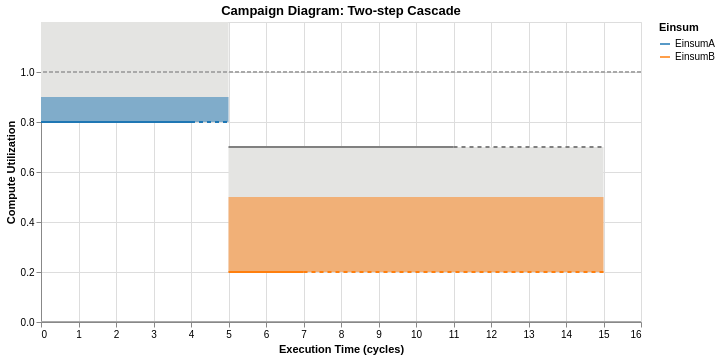
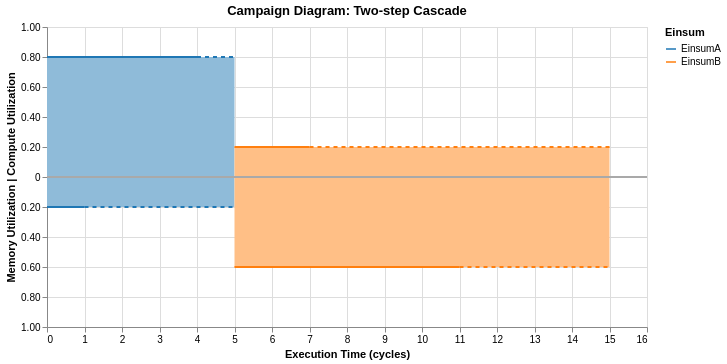

The notebook cell these images were saved under, in order:
### Code cell
campaign_diagram = CampaignDiagram(original_cascade)
CampaignDiagram(original_cascade).draw().interactive().show()
CampaignDiagram(original_cascade).draw(dual_mode=True).interactive()

### Figure 1 — Vega-Lite specification as saved in the notebook (floating-point values rounded to 4 significant figures)
{"config": {"view": {"continuousWidth": 300, "continuousHeight": 300}}, "layer": [{"layer": [{"layer": [{"layer": [{"mark": {"type": "rect", "color": "#E4E4E2"}, "encoding": {"tooltip": [{"field": "Einsum", "type": "nominal"}, {"field": "runtime", "type": "quantitative"}, {"field": "og_runtime", "type": "quantitative"}, {"field": "Memory_Utilization", "type": "quantitative"}, {"field": "Compute_Utilization", "type": "quantitative"}, {"field": "Compute_Utilization_plot", "type": "quantitative"}, {"field": "fusion_group", "type": "nominal"}, {"field": "memory_well", "type": "quantitative"}, {"field": "full_End_Time", "type": "quantitative"}, {"field": "throttled_duration", "type": "quantitative"}, {"field": "mem_throttled_duration", "type": "quantitative"}, {"field": "comp_throttled_duration", "type": "quantitative"}, {"field": "comp_perc", "type": "quantitative"}, {"field": "bw_perc", "type": "quantitative"}, {"field": "compute_type", "type": "nominal"}, {"field": "memory_type", "type": "nominal"}], "x": {"field": "Time_Stamp", "type": "quantitative"}, "x2": {"field": "full_End_Time"}, "y": {"field": "compute_limit_bot", "type": "quantitative"}, "y2": {"field": "compute_limit_top"}}, "name": "view_638f93e9a9114462_0", "transform": [{"calculate": "datum.Compute_Utilization_plot + 0.5 * datum.memory_well", "as": "compute_limit_top"}, {"calculate": "datum.Compute_Utilization_plot", "as": "compute_limit_bot"}, {"calculate": "datum.Compute_Utilization_plot", "as": "y1"}, {"calculate": "datum.Compute_Utilization_plot + datum.Memory_Utilization * 0.5", "as": "y2"}]}, {"mark": {"type": "rule", "color": "gray", "size": 2, "strokeDash": [0, 0]}, "encoding": {"tooltip": [{"field": "Einsum", "type": "nominal"}, {"field": "runtime", "type": "quantitative"}, {"field": "og_runtime", "type": "quantitative"}, {"field": "Memory_Utilization", "type": "quantitative"}, {"field": "Compute_Utilization", "type": "quantitative"}, {"field": "Compute_Utilization_plot", "type": "quantitative"}, {"field": "fusion_group", "type": "nominal"}, {"field": "memory_well", "type": "quantitative"}, {"field": "full_End_Time", "type": "quantitative"}, {"field": "throttled_duration", "type": "quantitative"}, {"field": "mem_throttled_duration", "type": "quantitative"}, {"field": "comp_throttled_duration", "type": "quantitative"}, {"field": "comp_perc", "type": "quantitative"}, {"field": "bw_perc", "type": "quantitative"}, {"field": "compute_type", "type": "nominal"}, {"field": "memory_type", "type": "nominal"}], "x": {"field": "Time_Stamp", "type": "quantitative"}, "x2": {"field": "mb_End_Time"}, "y": {"field": "compute_limit_top", "type": "quantitative"}}, "transform": [{"calculate": "datum.Compute_Utilization_plot + 0.5 * datum.memory_well", "as": "compute_limit_top"}, {"calculate": "datum.Compute_Utilization_plot", "as": "compute_limit_bot"}, {"calculate": "datum.Compute_Utilization_plot", "as": "y1"}, {"calculate": "datum.Compute_Utilization_plot + datum.Memory_Utilization * 0.5", "as": "y2"}]}]}, {"mark": {"type": "rect", "opacity": 0.5}, "encoding": {"color": {"field": "Einsum", "legend": null, "scale": {"domain": ["EinsumA", "EinsumB"], "range": ["#1f77b4", "#ff7f0e"]}, "sort": ["EinsumA", "EinsumB"], "type": "nominal"}, "tooltip": [{"field": "Einsum", "type": "nominal"}, {"field": "runtime", "type": "quantitative"}, {"field": "og_runtime", "type": "quantitative"}, {"field": "Memory_Utilization", "type": "quantitative"}, {"field": "Compute_Utilization", "type": "quantitative"}, {"field": "Compute_Utilization_plot", "type": "quantitative"}, {"field": "fusion_group", "type": "nominal"}, {"field": "memory_well", "type": "quantitative"}, {"field": "full_End_Time", "type": "quantitative"}, {"field": "throttled_duration", "type": "quantitative"}, {"field": "mem_throttled_duration", "type": "quantitative"}, {"field": "comp_throttled_duration", "type": "quantitative"}, {"field": "comp_perc", "type": "quantitative"}, {"field": "bw_perc", "type": "quantitative"}, {"field": "compute_type", "type": "nominal"}, {"field": "memory_type", "type": "nominal"}], "x": {"field": "Time_Stamp", "type": "quantitative"}, "x2": {"field": "full_End_Time"}, "y": {"field": "y1", "type": "quantitative"}, "y2": {"field": "y2"}}, "transform": [{"calculate": "datum.Compute_Utilization_plot + 0.5 * datum.memory_well", "as": "compute_limit_top"}, {"calculate": "datum.Compute_Utilization_plot", "as": "compute_limit_bot"}, {"calculate": "datum.Compute_Utilization_plot", "as": "y1"}, {"calculate": "datum.Compute_Utilization_plot + datum.Memory_Utilization * 0.5", "as": "y2"}]}, {"mark": {"type": "line", "interpolate": "step-after", "size": 2}, "encoding": {"color": {"field": "Einsum", "legend": null, "scale": {"domain": ["EinsumA", "EinsumB"], "range": ["#1f77b4", "#ff7f0e"]}, "sort": ["EinsumA", "EinsumB"], "type": "nominal"}, "tooltip": [{"field": "Einsum", "type": "nominal"}, {"field": "runtime", "type": "quantitative"}, {"field": "og_runtime", "type": "quantitative"}, {"field": "Memory_Utilization", "type": "quantitative"}, {"field": "Compute_Utilization", "type": "quantitative"}, {"field": "Compute_Utilization_plot", "type": "quantitative"}, {"field": "fusion_group", "type": "nominal"}, {"field": "memory_well", "type": "quantitative"}, {"field": "full_End_Time", "type": "quantitative"}, {"field": "throttled_duration", "type": "quantitative"}, {"field": "mem_throttled_duration", "type": "quantitative"}, {"field": "comp_throttled_duration", "type": "quantitative"}, {"field": "comp_perc", "type": "quantitative"}, {"field": "bw_perc", "type": "quantitative"}, {"field": "compute_type", "type": "nominal"}, {"field": "memory_type", "type": "nominal"}], "x": {"field": "Time_Stamp", "type": "quantitative"}, "x2": {"field": "cb_End_Time"}, "y": {"axis": {"labelExpr": "format(datum.value, '.1f')", "title": "Compute Utilization", "values": [0, 0.2, 0.4, 0.6, 0.8, 1.0]}, "field": "Compute_Utilization_plot", "scale": {"domain": [0, 1.2]}, "title": "Compute Utilization", "type": "quantitative"}}, "transform": [{"calculate": "datum.Compute_Utilization_plot + 0.5 * datum.memory_well", "as": "compute_limit_top"}, {"calculate": "datum.Compute_Utilization_plot", "as": "compute_limit_bot"}, {"calculate": "datum.Compute_Utilization_plot", "as": "y1"}, {"calculate": "datum.Compute_Utilization_plot + datum.Memory_Utilization * 0.5", "as": "y2"}]}, {"mark": {"type": "rule", "color": "gray", "size": 2, "strokeDash": [4, 4]}, "encoding": {"tooltip": [{"field": "Einsum", "type": "nominal"}, {"field": "runtime", "type": "quantitative"}, {"field": "og_runtime", "type": "quantitative"}, {"field": "Memory_Utilization", "type": "quantitative"}, {"field": "Compute_Utilization", "type": "quantitative"}, {"field": "Compute_Utilization_plot", "type": "quantitative"}, {"field": "fusion_group", "type": "nominal"}, {"field": "memory_well", "type": "quantitative"}, {"field": "full_End_Time", "type": "quantitative"}, {"field": "throttled_duration", "type": "quantitative"}, {"field": "mem_throttled_duration", "type": "quantitative"}, {"field": "comp_throttled_duration", "type": "quantitative"}, {"field": "comp_perc", "type": "quantitative"}, {"field": "bw_perc", "type": "quantitative"}, {"field": "compute_type", "type": "nominal"}, {"field": "memory_type", "type": "nominal"}], "x": {"field": "mb_End_Time", "type": "quantitative"}, "x2": {"field": "full_End_Time"}, "y": {"field": "compute_limit_top", "type": "quantitative"}}, "transform": [{"calculate": "datum.Compute_Utilization_plot + 0.5 * datum.memory_well", "as": "compute_limit_top"}, {"calculate": "datum.Compute_Utilization_plot", "as": "compute_limit_bot"}, {"calculate": "datum.Compute_Utilization_plot", "as": "y1"}, {"calculate": "datum.Compute_Utilization_plot + datum.Memory_Utilization * 0.5", "as": "y2"}]}, {"data": {"name": "data-c6ef857aa2c102f4014a3d3fb5dae9a8"}, "mark": {"type": "rule", "size": 2, "strokeDash": [4, 4]}, "encoding": {"color": {"field": "Einsum", "legend": null, "scale": {"domain": ["EinsumA", "EinsumB"], "range": ["#1f77b4", "#ff7f0e"]}, "sort": ["EinsumA", "EinsumB"], "type": "nominal"}, "tooltip": [{"field": "Einsum", "type": "nominal"}, {"field": "x", "type": "quantitative"}, {"field": "x2", "type": "quantitative"}], "x": {"field": "x", "type": "quantitative"}, "x2": {"field": "x2"}, "y": {"field": "y", "type": "quantitative"}}}], "data": {"name": "data-04ab560a5d261787d17efd4d73b235bb"}, "encoding": {"x": {"field": "Time_Stamp", "title": "Execution Time (cycles)", "type": "quantitative"}}, "resolve": {"scale": {"color": "independent"}}}, {"data": {"name": "data-62270e77d641448c13ff0a9fcf3e6578"}, "mark": {"type": "rule", "color": "darkgray", "size": 2, "strokeDash": [4, 2]}, "encoding": {"y": {"field": "y", "type": "quantitative"}}}]}, {"data": {"name": "data-87e69d7a9d7ae5b02a22f807b2d20c57"}, "mark": {"type": "rule", "color": "darkgray", "size": 2, "strokeDash": [0, 0]}, "encoding": {"y": {"field": "y", "type": "quantitative"}}}, {"data": {"name": "data-23515ac15605876a2c84f5b603061a5d"}, "mark": {"type": "line", "opacity": 0}, "encoding": {"color": {"field": "Einsum", "legend": {"title": "Einsum"}, "scale": {"domain": ["EinsumA", "EinsumB"], "range": ["#1f77b4", "#ff7f0e"]}, "sort": ["EinsumA", "EinsumB"], "type": "nominal"}}}], "height": 300, "params": [{"name": "param_1e9efca18e7a2868", "select": {"type": "interval", "encodings": ["x", "y"]}, "bind": "scales", "views": ["view_638f93e9a9114462_0"]}], "title": "Campaign Diagram: Two-step Cascade", "width": 600, "$schema": "https://vega.github.io/schema/vega-lite/v6.4.1.json", "datasets": {"data-04ab560a5d261787d17efd4d73b235bb": [{"Einsum": "EinsumA", "fusion_group": null, "fusion_type": "NONE", "Starting_Time": 0.0, "Time_Stamp": 0.0, "End_Time": 4.0, "cb_End_Time": 4.0, "mb_End_Time": 1.0, "full_End_Time": 5.0, "runtime": 5, "og_runtime": 5, "Compute_Utilization": 0.8, "Compute_Utilization_plot": 0.8, "Memory_Utilization": 0.2, "Memory_Utilization_plot": 0.2, "memory_well": 1.0, "cutil_start": 0.0, "mutil_start": 0.0, "compute_color": "#332288", "bw_color": "#9990C3", "throttled": true, "throttled_duration": 1.0, "mem_throttled_duration": 4.0, "comp_throttled_duration": 1.0, "comp_perc": 1.0, "bw_perc": 1.0, "compute_type": "Compute Pool", "memory_type": "Memory Pool"}, {"Einsum": "EinsumB", "fusion_group": null, "fusion_type": "NONE", "Starting_Time": 5.0, "Time_Stamp": 5.0, "End_Time": 11.0, "cb_End_Time": 7.0, "mb_End_Time": 11.0, "full_End_Time": 15.0, "runtime": 10, "og_runtime": 10, "Compute_Utilization": 0.2, "Compute_Utilization_plot": 0.2, "Memory_Utilization": 0.6, "Memory_Utilization_plot": 0.6, "memory_well": 1.0, "cutil_start": 0.0, "mutil_start": 0.0, "compute_color": "#117733", "bw_color": "#88BB99", "throttled": true, "throttled_duration": 4.0, "mem_throttled_duration": 4.0, "comp_throttled_duration": 8.0, "comp_perc": 1.0, "bw_perc": 1.0, "compute_type": "Compute Pool", "memory_type": "Memory Pool"}], "data-c6ef857aa2c102f4014a3d3fb5dae9a8": [{"Einsum": "EinsumA", "x": 4.0, "x2": 5.0, "y": 0.8, "color": "#332288"}, {"Einsum": "EinsumB", "x": 7.0, "x2": 15.0, "y": 0.2, "color": "#117733"}], "data-62270e77d641448c13ff0a9fcf3e6578": [{"y": 1.0}], "data-87e69d7a9d7ae5b02a22f807b2d20c57": [{"y": 0.0}], "data-23515ac15605876a2c84f5b603061a5d": [{"Einsum": "EinsumA", "fusion_group": null, "fusion_type": "NONE", "Starting_Time": 0.0, "Time_Stamp": 0.0, "End_Time": 4.0, "cb_End_Time": 4.0, "mb_End_Time": 1.0, "full_End_Time": 5.0, "runtime": 5, "og_runtime": 5, "Compute_Utilization": 0.8, "Compute_Utilization_plot": 0.8, "Memory_Utilization": 0.2, "Memory_Utilization_plot": 0.2, "memory_well": 1.0, "cutil_start": 0.0, "mutil_start": 0.0, "compute_color": "#332288", "bw_color": "#9990C3", "throttled": true, "throttled_duration": 1.0, "mem_throttled_duration": 4.0, "comp_throttled_duration": 1.0, "comp_perc": 1.0, "bw_perc": 1.0, "compute_type": "Compute Pool", "memory_type": "Memory Pool"}]}}

### Figure 2 — Vega-Lite specification as saved in the notebook (floating-point values rounded to 4 significant figures)
{"config": {"view": {"continuousWidth": 300, "continuousHeight": 300}}, "layer": [{"layer": [{"data": {"name": "data-04ab560a5d261787d17efd4d73b235bb"}, "mark": {"type": "rect", "opacity": 1}, "encoding": {"color": {"field": "Einsum", "legend": null, "scale": {"domain": ["EinsumA", "EinsumB"], "range": ["#8FBBD9", "#FFBF86"]}, "sort": ["EinsumA", "EinsumB"], "type": "nominal"}, "tooltip": [{"field": "Einsum", "type": "nominal"}, {"field": "runtime", "type": "quantitative"}, {"field": "og_runtime", "type": "quantitative"}, {"field": "Memory_Utilization", "type": "quantitative"}, {"field": "Compute_Utilization", "type": "quantitative"}, {"field": "Compute_Utilization_plot", "type": "quantitative"}, {"field": "fusion_group", "type": "nominal"}, {"field": "memory_well", "type": "quantitative"}, {"field": "full_End_Time", "type": "quantitative"}, {"field": "throttled_duration", "type": "quantitative"}, {"field": "mem_throttled_duration", "type": "quantitative"}, {"field": "comp_throttled_duration", "type": "quantitative"}, {"field": "comp_perc", "type": "quantitative"}, {"field": "bw_perc", "type": "quantitative"}, {"field": "compute_type", "type": "nominal"}, {"field": "memory_type", "type": "nominal"}], "x": {"field": "Starting_Time", "type": "quantitative"}, "x2": {"field": "full_End_Time"}, "y": {"field": "cutil_start", "type": "quantitative"}, "y2": {"field": "Compute_Utilization_plot"}}, "name": "view_562251cf70706ba7_0", "transform": [{"calculate": "datum.Compute_Utilization_plot + 0.5 * datum.memory_well", "as": "compute_limit_top"}, {"calculate": "datum.Compute_Utilization_plot", "as": "compute_limit_bot"}, {"calculate": "datum.Compute_Utilization_plot", "as": "y1"}, {"calculate": "datum.Compute_Utilization_plot + datum.Memory_Utilization * 0.5", "as": "y2"}]}, {"data": {"name": "data-04ab560a5d261787d17efd4d73b235bb"}, "mark": {"type": "rect", "opacity": 1}, "encoding": {"color": {"field": "Einsum", "legend": null, "scale": {"domain": ["EinsumA", "EinsumB"], "range": ["#8FBBD9", "#FFBF86"]}, "sort": ["EinsumA", "EinsumB"], "type": "nominal"}, "tooltip": [{"field": "Einsum", "type": "nominal"}, {"field": "runtime", "type": "quantitative"}, {"field": "og_runtime", "type": "quantitative"}, {"field": "Memory_Utilization", "type": "quantitative"}, {"field": "Compute_Utilization", "type": "quantitative"}, {"field": "Compute_Utilization_plot", "type": "quantitative"}, {"field": "fusion_group", "type": "nominal"}, {"field": "memory_well", "type": "quantitative"}, {"field": "full_End_Time", "type": "quantitative"}, {"field": "throttled_duration", "type": "quantitative"}, {"field": "mem_throttled_duration", "type": "quantitative"}, {"field": "comp_throttled_duration", "type": "quantitative"}, {"field": "comp_perc", "type": "quantitative"}, {"field": "bw_perc", "type": "quantitative"}, {"field": "compute_type", "type": "nominal"}, {"field": "memory_type", "type": "nominal"}], "x": {"field": "Starting_Time", "type": "quantitative"}, "x2": {"field": "full_End_Time"}, "y": {"axis": {"labelExpr": "abs(datum.value) == 0 ? '0' : format(abs(datum.value), '.2f')"}, "field": "mutil_start", "scale": {"domain": [-1, 1]}, "title": "Memory Utilization | Compute Utilization", "type": "quantitative"}, "y2": {"field": "neg_mem_util"}}, "transform": [{"calculate": "datum.Compute_Utilization_plot + 0.5 * datum.memory_well", "as": "compute_limit_top"}, {"calculate": "datum.Compute_Utilization_plot", "as": "compute_limit_bot"}, {"calculate": "datum.Compute_Utilization_plot", "as": "y1"}, {"calculate": "datum.Compute_Utilization_plot + datum.Memory_Utilization * 0.5", "as": "y2"}, {"calculate": "-datum.mutil_start", "as": "mutil_start"}, {"calculate": "-datum.Memory_Utilization_plot", "as": "neg_mem_util"}]}, {"data": {"name": "data-04ab560a5d261787d17efd4d73b235bb"}, "mark": {"type": "line", "interpolate": "step-after", "size": 2}, "encoding": {"color": {"field": "Einsum", "legend": null, "scale": {"domain": ["EinsumA", "EinsumB"], "range": ["#1f77b4", "#ff7f0e"]}, "sort": ["EinsumA", "EinsumB"], "type": "nominal"}, "tooltip": [{"field": "Einsum", "type": "nominal"}, {"field": "runtime", "type": "quantitative"}, {"field": "og_runtime", "type": "quantitative"}, {"field": "Memory_Utilization", "type": "quantitative"}, {"field": "Compute_Utilization", "type": "quantitative"}, {"field": "Compute_Utilization_plot", "type": "quantitative"}, {"field": "fusion_group", "type": "nominal"}, {"field": "memory_well", "type": "quantitative"}, {"field": "full_End_Time", "type": "quantitative"}, {"field": "throttled_duration", "type": "quantitative"}, {"field": "mem_throttled_duration", "type": "quantitative"}, {"field": "comp_throttled_duration", "type": "quantitative"}, {"field": "comp_perc", "type": "quantitative"}, {"field": "bw_perc", "type": "quantitative"}, {"field": "compute_type", "type": "nominal"}, {"field": "memory_type", "type": "nominal"}], "x": {"field": "Starting_Time", "type": "quantitative"}, "x2": {"field": "cb_End_Time"}, "y": {"field": "Compute_Utilization_plot", "type": "quantitative"}}, "transform": [{"calculate": "datum.Compute_Utilization_plot + 0.5 * datum.memory_well", "as": "compute_limit_top"}, {"calculate": "datum.Compute_Utilization_plot", "as": "compute_limit_bot"}, {"calculate": "datum.Compute_Utilization_plot", "as": "y1"}, {"calculate": "datum.Compute_Utilization_plot + datum.Memory_Utilization * 0.5", "as": "y2"}]}, {"data": {"name": "data-04ab560a5d261787d17efd4d73b235bb"}, "mark": {"type": "line", "interpolate": "step-after", "size": 2}, "encoding": {"color": {"field": "Einsum", "legend": null, "scale": {"domain": ["EinsumA", "EinsumB"], "range": ["#1f77b4", "#ff7f0e"]}, "sort": ["EinsumA", "EinsumB"], "type": "nominal"}, "tooltip": [{"field": "Einsum", "type": "nominal"}, {"field": "runtime", "type": "quantitative"}, {"field": "og_runtime", "type": "quantitative"}, {"field": "Memory_Utilization", "type": "quantitative"}, {"field": "Compute_Utilization", "type": "quantitative"}, {"field": "Compute_Utilization_plot", "type": "quantitative"}, {"field": "fusion_group", "type": "nominal"}, {"field": "memory_well", "type": "quantitative"}, {"field": "full_End_Time", "type": "quantitative"}, {"field": "throttled_duration", "type": "quantitative"}, {"field": "mem_throttled_duration", "type": "quantitative"}, {"field": "comp_throttled_duration", "type": "quantitative"}, {"field": "comp_perc", "type": "quantitative"}, {"field": "bw_perc", "type": "quantitative"}, {"field": "compute_type", "type": "nominal"}, {"field": "memory_type", "type": "nominal"}], "x": {"field": "Starting_Time", "type": "quantitative"}, "x2": {"field": "mb_End_Time"}, "y": {"field": "neg_mem_util", "type": "quantitative"}}, "transform": [{"calculate": "datum.Compute_Utilization_plot + 0.5 * datum.memory_well", "as": "compute_limit_top"}, {"calculate": "datum.Compute_Utilization_plot", "as": "compute_limit_bot"}, {"calculate": "datum.Compute_Utilization_plot", "as": "y1"}, {"calculate": "datum.Compute_Utilization_plot + datum.Memory_Utilization * 0.5", "as": "y2"}, {"calculate": "-datum.Memory_Utilization_plot", "as": "neg_mem_util"}]}, {"data": {"name": "data-a0a55d106695e8d630baff0f16eee66d"}, "mark": {"type": "line", "color": "black", "interpolate": "step-after", "size": 2}, "encoding": {"y": {"field": "y", "type": "quantitative"}}}, {"data": {"name": "data-05744f78d7922a4c912a6014fe169ef9"}, "mark": {"type": "rule", "size": 2, "strokeDash": [4, 4]}, "encoding": {"color": {"field": "Einsum", "legend": null, "scale": {"domain": ["EinsumA", "EinsumB"], "range": ["#1f77b4", "#ff7f0e"]}, "sort": ["EinsumA", "EinsumB"], "type": "nominal"}, "tooltip": [{"field": "Einsum", "type": "nominal"}, {"field": "x", "type": "quantitative"}, {"field": "x2", "type": "quantitative"}], "x": {"field": "x", "type": "quantitative"}, "x2": {"field": "x2"}, "y": {"field": "y", "type": "quantitative"}}}, {"data": {"name": "data-c6ef857aa2c102f4014a3d3fb5dae9a8"}, "mark": {"type": "rule", "size": 2, "strokeDash": [4, 4]}, "encoding": {"color": {"field": "Einsum", "legend": null, "scale": {"domain": ["EinsumA", "EinsumB"], "range": ["#1f77b4", "#ff7f0e"]}, "sort": ["EinsumA", "EinsumB"], "type": "nominal"}, "tooltip": [{"field": "Einsum", "type": "nominal"}, {"field": "x", "type": "quantitative"}, {"field": "x2", "type": "quantitative"}], "x": {"field": "x", "type": "quantitative"}, "x2": {"field": "x2"}, "y": {"field": "y", "type": "quantitative"}}}], "encoding": {"x": {"field": "Time_Stamp", "title": "Execution Time (cycles)", "type": "quantitative"}}, "resolve": {"scale": {"color": "independent"}}}, {"data": {"name": "data-87e69d7a9d7ae5b02a22f807b2d20c57"}, "mark": {"type": "rule", "color": "darkgray", "size": 2, "strokeDash": [0, 0]}, "encoding": {"y": {"field": "y", "type": "quantitative"}}}, {"data": {"name": "data-23515ac15605876a2c84f5b603061a5d"}, "mark": {"type": "line", "opacity": 0}, "encoding": {"color": {"field": "Einsum", "legend": {"title": "Einsum"}, "scale": {"domain": ["EinsumA", "EinsumB"], "range": ["#1f77b4", "#ff7f0e"]}, "sort": ["EinsumA", "EinsumB"], "type": "nominal"}}}], "height": 300, "params": [{"name": "param_1e9efca18e7a2868", "select": {"type": "interval", "encodings": ["x", "y"]}, "bind": "scales", "views": ["view_562251cf70706ba7_0"]}], "title": "Campaign Diagram: Two-step Cascade", "width": 600, "$schema": "https://vega.github.io/schema/vega-lite/v6.4.1.json", "datasets": {"data-04ab560a5d261787d17efd4d73b235bb": [{"Einsum": "EinsumA", "fusion_group": null, "fusion_type": "NONE", "Starting_Time": 0.0, "Time_Stamp": 0.0, "End_Time": 4.0, "cb_End_Time": 4.0, "mb_End_Time": 1.0, "full_End_Time": 5.0, "runtime": 5, "og_runtime": 5, "Compute_Utilization": 0.8, "Compute_Utilization_plot": 0.8, "Memory_Utilization": 0.2, "Memory_Utilization_plot": 0.2, "memory_well": 1.0, "cutil_start": 0.0, "mutil_start": 0.0, "compute_color": "#332288", "bw_color": "#9990C3", "throttled": true, "throttled_duration": 1.0, "mem_throttled_duration": 4.0, "comp_throttled_duration": 1.0, "comp_perc": 1.0, "bw_perc": 1.0, "compute_type": "Compute Pool", "memory_type": "Memory Pool"}, {"Einsum": "EinsumB", "fusion_group": null, "fusion_type": "NONE", "Starting_Time": 5.0, "Time_Stamp": 5.0, "End_Time": 11.0, "cb_End_Time": 7.0, "mb_End_Time": 11.0, "full_End_Time": 15.0, "runtime": 10, "og_runtime": 10, "Compute_Utilization": 0.2, "Compute_Utilization_plot": 0.2, "Memory_Utilization": 0.6, "Memory_Utilization_plot": 0.6, "memory_well": 1.0, "cutil_start": 0.0, "mutil_start": 0.0, "compute_color": "#117733", "bw_color": "#88BB99", "throttled": true, "throttled_duration": 4.0, "mem_throttled_duration": 4.0, "comp_throttled_duration": 8.0, "comp_perc": 1.0, "bw_perc": 1.0, "compute_type": "Compute Pool", "memory_type": "Memory Pool"}], "data-a0a55d106695e8d630baff0f16eee66d": [{"y": 0}], "data-05744f78d7922a4c912a6014fe169ef9": [{"Einsum": "EinsumA", "x": 1.0, "x2": 5.0, "y": -0.2, "color": "#332288"}, {"Einsum": "EinsumB", "x": 11.0, "x2": 15.0, "y": -0.6, "color": "#117733"}], "data-c6ef857aa2c102f4014a3d3fb5dae9a8": [{"Einsum": "EinsumA", "x": 4.0, "x2": 5.0, "y": 0.8, "color": "#332288"}, {"Einsum": "EinsumB", "x": 7.0, "x2": 15.0, "y": 0.2, "color": "#117733"}], "data-87e69d7a9d7ae5b02a22f807b2d20c57": [{"y": 0.0}], "data-23515ac15605876a2c84f5b603061a5d": [{"Einsum": "EinsumA", "fusion_group": null, "fusion_type": "NONE", "Starting_Time": 0.0, "Time_Stamp": 0.0, "End_Time": 4.0, "cb_End_Time": 4.0, "mb_End_Time": 1.0, "full_End_Time": 5.0, "runtime": 5, "og_runtime": 5, "Compute_Utilization": 0.8, "Compute_Utilization_plot": 0.8, "Memory_Utilization": 0.2, "Memory_Utilization_plot": 0.2, "memory_well": 1.0, "cutil_start": 0.0, "mutil_start": 0.0, "compute_color": "#332288", "bw_color": "#9990C3", "throttled": true, "throttled_duration": 1.0, "mem_throttled_duration": 4.0, "comp_throttled_duration": 1.0, "comp_perc": 1.0, "bw_perc": 1.0, "compute_type": "Compute Pool", "memory_type": "Memory Pool"}]}}
